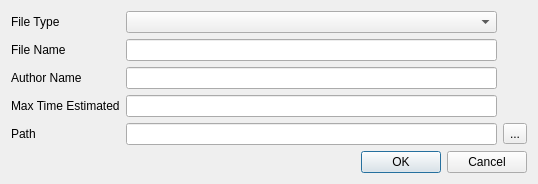
<?xml version="1.0" encoding="UTF-8"?>
<ui version="4.0">
 <class>GTANewFileCreationDialog</class>
 <widget class="QDialog" name="GTANewFileCreationDialog">
  <property name="geometry">
   <rect>
    <x>0</x>
    <y>0</y>
    <width>538</width>
    <height>158</height>
   </rect>
  </property>
  <property name="sizePolicy">
   <sizepolicy hsizetype="Expanding" vsizetype="Preferred">
    <horstretch>0</horstretch>
    <verstretch>0</verstretch>
   </sizepolicy>
  </property>
  <property name="windowTitle">
   <string>New File</string>
  </property>
  <layout class="QGridLayout" name="gridLayout_2">
   <item row="0" column="0" colspan="3">
    <layout class="QGridLayout" name="gridLayout">
     <property name="sizeConstraint">
      <enum>QLayout::SetFixedSize</enum>
     </property>
     <item row="0" column="0">
      <widget class="QLabel" name="label">
       <property name="text">
        <string>File Type</string>
       </property>
      </widget>
     </item>
     <item row="0" column="1">
      <widget class="QComboBox" name="FileTypeCB"/>
     </item>
     <item row="1" column="0">
      <widget class="QLabel" name="label_2">
       <property name="text">
        <string>File Name</string>
       </property>
      </widget>
     </item>
     <item row="1" column="1">
      <widget class="QLineEdit" name="FileNameLE"/>
     </item>
     <item row="4" column="0">
      <widget class="QLabel" name="label_3">
       <property name="text">
        <string>Path</string>
       </property>
      </widget>
     </item>
     <item row="4" column="1">
      <widget class="QLineEdit" name="FilePathLE"/>
     </item>
     <item row="4" column="2">
      <widget class="QToolButton" name="BrowserTB">
       <property name="text">
        <string>...</string>
       </property>
       <property name="icon">
        <iconset resource="../resource.qrc">
         <normaloff>:/images/forms/img/Folder.png</normaloff>:/images/forms/img/Folder.png</iconset>
       </property>
       <property name="iconSize">
        <size>
         <width>16</width>
         <height>16</height>
        </size>
       </property>
      </widget>
     </item>
     <item row="2" column="1">
      <widget class="QLineEdit" name="AuthorLE"/>
     </item>
     <item row="2" column="0">
      <widget class="QLabel" name="AuthorLB">
       <property name="text">
        <string>Author Name</string>
       </property>
      </widget>
     </item>
     <item row="3" column="1">
      <widget class="QLineEdit" name="MaxTimeEstimatedLE"/>
     </item>
     <item row="3" column="0">
      <widget class="QLabel" name="MaxTimeEstimatedLB">
       <property name="text">
        <string>Max Time Estimated</string>
       </property>
      </widget>
     </item>
    </layout>
   </item>
   <item row="2" column="0">
    <spacer name="horizontalSpacer">
     <property name="orientation">
      <enum>Qt::Horizontal</enum>
     </property>
     <property name="sizeHint" stdset="0">
      <size>
       <width>355</width>
       <height>20</height>
      </size>
     </property>
    </spacer>
   </item>
   <item row="2" column="1">
    <widget class="QPushButton" name="OKPB">
     <property name="text">
      <string>OK</string>
     </property>
     <property name="icon">
      <iconset resource="../resource.qrc">
       <normaloff>:/images/forms/img/OK.png</normaloff>:/images/forms/img/OK.png</iconset>
     </property>
    </widget>
   </item>
   <item row="2" column="2">
    <widget class="QPushButton" name="CancelPB">
     <property name="text">
      <string>Cancel</string>
     </property>
     <property name="icon">
      <iconset resource="../resource.qrc">
       <normaloff>:/images/forms/img/CANCEL.jpg</normaloff>:/images/forms/img/CANCEL.jpg</iconset>
     </property>
    </widget>
   </item>
   <item row="1" column="0">
    <layout class="QGridLayout" name="gridLayout_3"/>
   </item>
  </layout>
 </widget>
 <tabstops>
  <tabstop>FileTypeCB</tabstop>
  <tabstop>FileNameLE</tabstop>
  <tabstop>AuthorLE</tabstop>
  <tabstop>FilePathLE</tabstop>
  <tabstop>BrowserTB</tabstop>
  <tabstop>OKPB</tabstop>
  <tabstop>CancelPB</tabstop>
 </tabstops>
 <resources>
  <include location="../resource.qrc"/>
 </resources>
 <connections/>
</ui>
